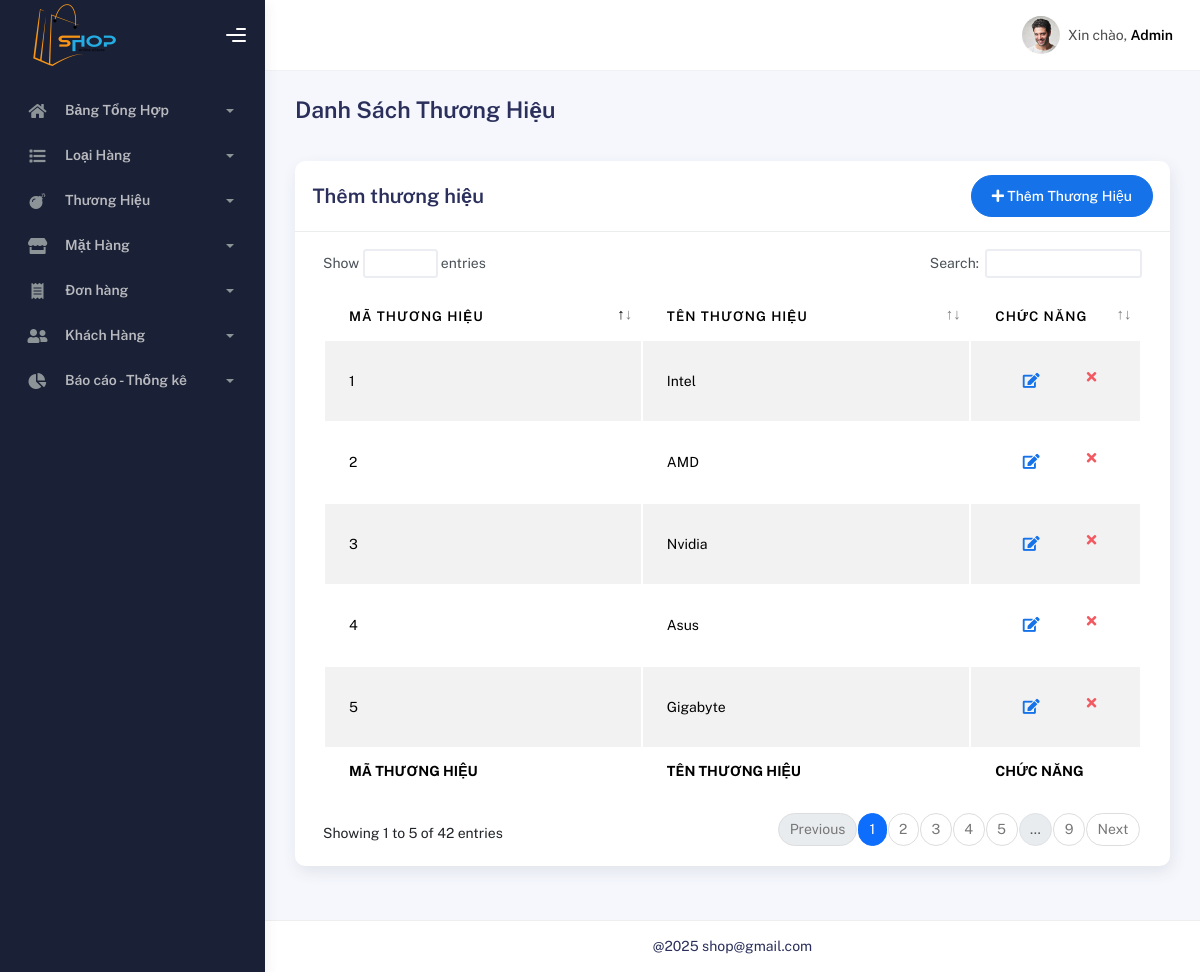
The page /quanly/index.php?quanly=thuonghieu&hienthi=danhsach on the database its author committed.
### tables this page shows
CREATE TABLE `thuonghieu` (
  `MATHUONGHIEU` int(11) NOT NULL,
  `TENTHUONGHIEU` varchar(100) NOT NULL
);

### quanly/hienthi/thuonghieu/danhsach-thuonghieu.php (the view, shortened to what this page needs)
<?php
require('../cauhinh/env.php');
$sql = "SELECT * FROM `thuonghieu`";
$result = mysqli_query($conn, $sql);
?>
<div class="container">
  <div class="page-inner">
    <div class="page-header">
      <h3 class="fw-bold mb-3">Danh Sách Thương Hiệu</h3>
    </div>
    <div class="row">
      <div class="col-md-12">
        <div class="card">
          <div class="card-header">
            <div class="d-flex align-items-center">
              <h4 class="card-title">Thêm thương hiệu</h4>
              <a href="index.php?quanly=thuonghieu&hienthi=them" class="btn btn-primary btn-round ms-auto"><i class="fa fa-plus"></i> Thêm Thương Hiệu</a>
            </div>
          </div>
          <div class="card-body">
            <div class="table-responsive">
              <table id="add-row" class="display table table-striped table-hover">
                <thead>
                  <tr>
                    <th>MÃ THƯƠNG HIỆU</th>
                    <th>TÊN THƯƠNG HIỆU</th>
                    <th style="width: 10%">CHỨC NĂNG</th>
                  </tr>
                </thead>
                <tfoot>
                  <tr>
                    <th>MÃ THƯƠNG HIỆU</th>
                    <th>TÊN THƯƠNG HIỆU</th>
                    <th>CHỨC NĂNG</th>
                  </tr>
                </tfoot>
                <tbody>
                <?php
                  if (mysqli_num_rows($result) != 0) {
                    while ($row = mysqli_fetch_assoc($result)) {
                      ?>
                  <tr>
                    <td><?php echo $row['MATHUONGHIEU'] ?></td>
                    <td><?php echo $row['TENTHUONGHIEU'] ?></td>
                    <td>
                      <div class="form-button-action">
                      <a href="index.php?quanly=thuonghieu&hienthi=sua&id=<?php echo $row['MATHUONGHIEU'] ?>" type="button" title="Sửa" class="btn btn-link btn-primary btn-lg"><i class="fa fa-edit"></i></a>
                      <a href="index.php?quanly=thuonghieu&hienthi=xoa&id=<?php echo $row['MATHUONGHIEU'] ?>"  type="button" title="Xoá" class="btn btn-link btn-danger"><i class="fa fa-times"></i></a>
                      </div>
                    </td>
                  </tr>
                  <?php }}?>
                </tbody>
              </table>
            </div>
          </div>
        </div>
      </div>
    </div>
  </div>
</div>

### rows shown on the page
thuonghieu: MATHUONGHIEU "1", TENTHUONGHIEU "Intel"
thuonghieu: MATHUONGHIEU "2", TENTHUONGHIEU "AMD"
thuonghieu: MATHUONGHIEU "3", TENTHUONGHIEU "Nvidia"
thuonghieu: MATHUONGHIEU "4", TENTHUONGHIEU "Asus"
thuonghieu: MATHUONGHIEU "5", TENTHUONGHIEU "Gigabyte"
